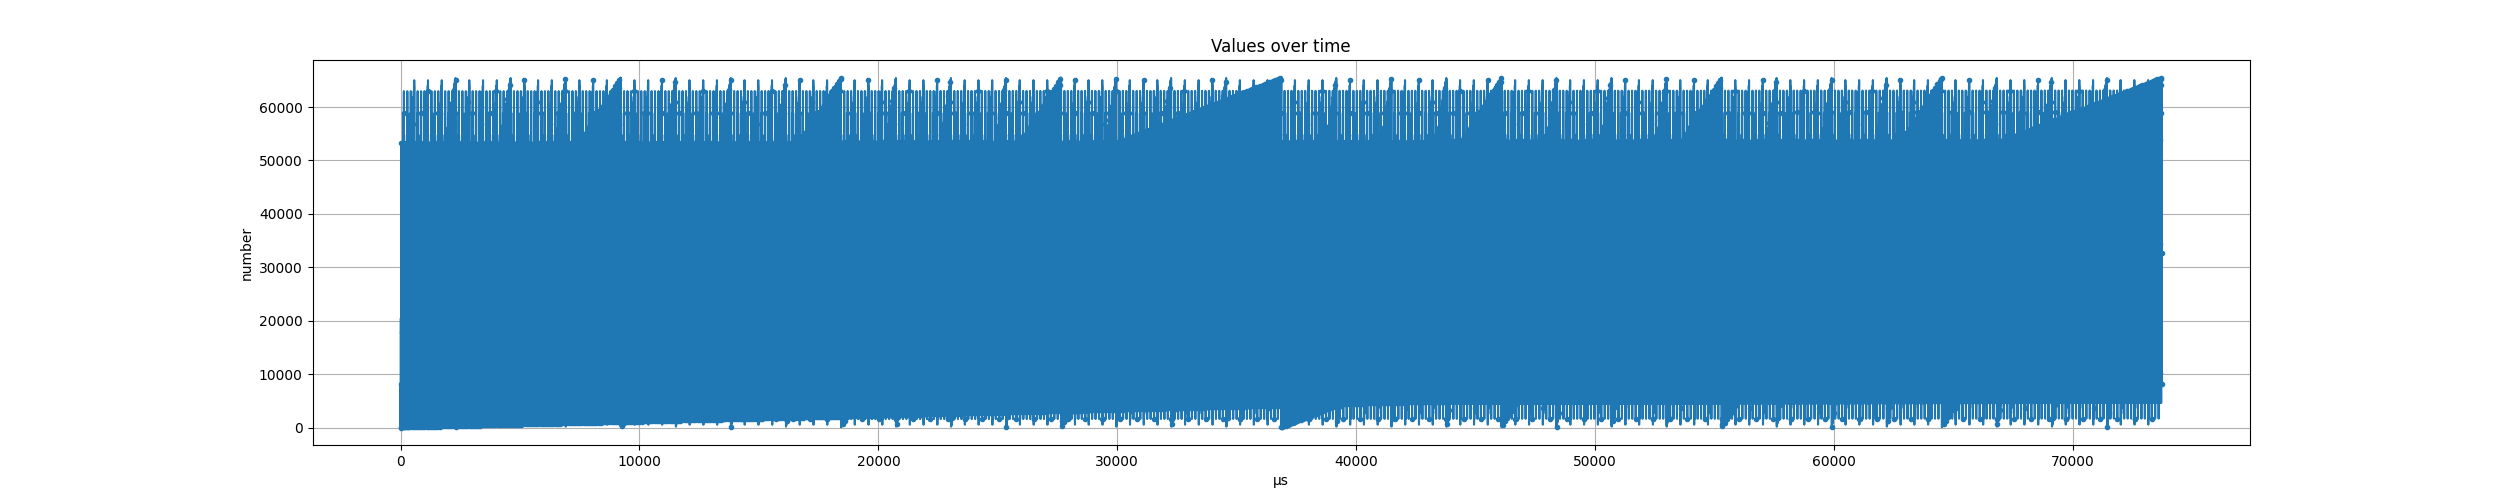

The script that saved this image:
import numpy as np
import pandas as pd
import matplotlib.pyplot as plt
import os

filename = "test_data.csv"

file = os.path.join(os.path.dirname(__file__), filename)
data = pd.read_csv(file, header=None)

# Flatten data to 1D numPy array
bitstream = data.values.flatten()

start_idx = np.where(bitstream == 0)[0][0]  # First occurrence of zero
bitstream = bitstream[start_idx:]  # Trim leading ones

# ensure num bits is multiple of 16
num_bits = len(bitstream)
if num_bits % 16 != 0:
    bitstream = bitstream[:-(num_bits % 16)]

# make 16-bit chunks
bit_chunks = bitstream.reshape(-1, 16)

# Convert each chunk to an int (LSB)
#counter_values = np.array([int("".join(map(str, bits[::-1])), 2) for bits in bit_chunks])
counter_values = np.array([int("".join(map(str, bits)), 2) for bits in bit_chunks])
corrected_values = [counter_values[0]] 

# Filter to remove consecutive max values
max_value = 65535  # 16-bit max value
filtered_values = [counter_values[0]]
for i in range(1, len(counter_values)):
    if not (counter_values[i] == max_value and counter_values[i-1] == max_value):
        filtered_values.append(counter_values[i])

filtered_values = np.array(filtered_values)
plt.figure(figsize=(25,5))
plt.plot(filtered_values, marker="o", linestyle="-", markersize=3, markevery=10)
plt.xlabel("μs")
plt.ylabel("number")
plt.title("Values over time")
plt.grid(True)
plt.savefig("plot.png")
